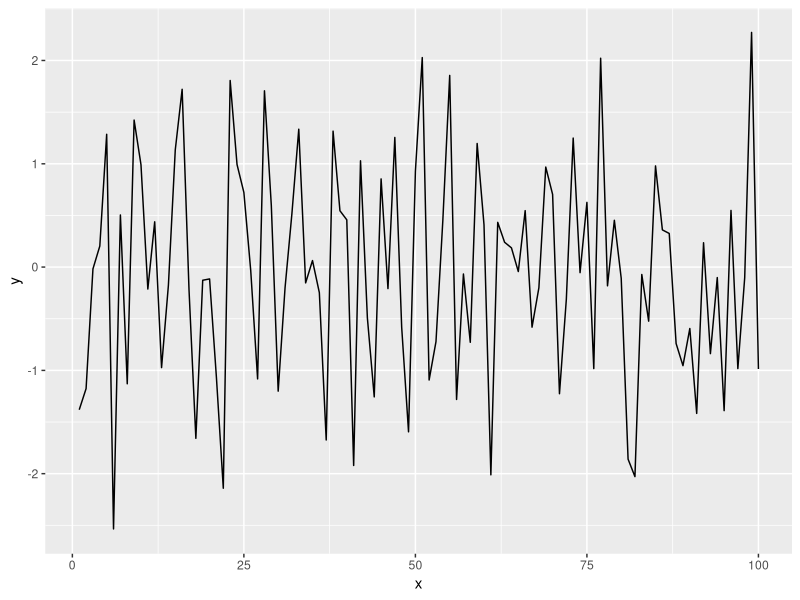

This chart was generated by the following R code:
## ---- chunk 1
knitr::opts_chunk$set(echo = TRUE, fig.align ="center")
## ---- chunk 2
install.packages("tidyverse")
library(tidyverse)
install.packages("bookdown")
library(bookdown)
library(ggplot2)
## ---- chunk 3

x = seq(1:100)
y = rnorm(100)
dat = data.frame(x, y)

ggplot(dat, aes(x = x, y = y)) +
  geom_line()

## ---- chunk 4

knitr::kable(dat[1:5,], caption = "Using dat.")
